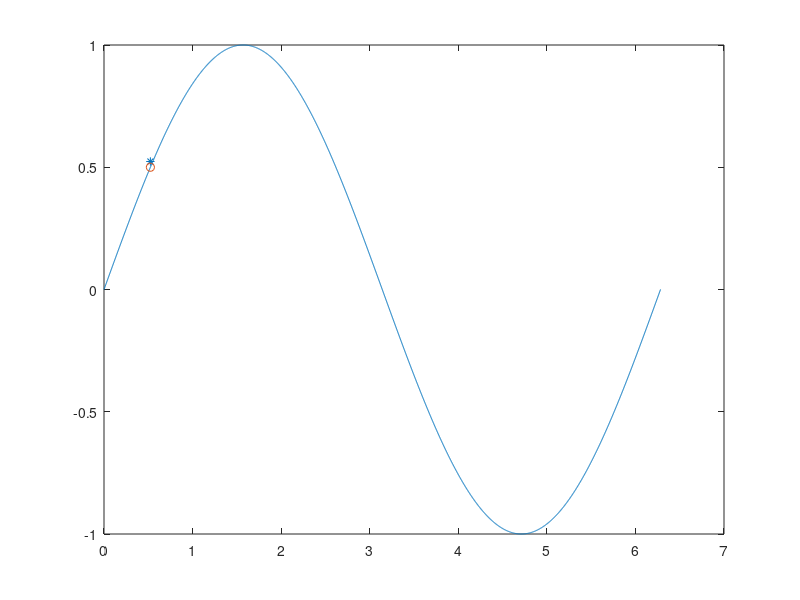

This figure's MATLAB source:
 clc
 clear
 close all
 th=0:pi/1200:2*pi;
 f=sin(th);

 plot(th,f);

 x=pi/6;
 f_star=f(1)+((x-th(1))/(th(2)-th(1)))*(f(2)-f(1));
 f_real=sin(pi/6);
 ff=(f_star-f_real)/f_real * 100;

 hold on
 scatter(pi/6,f_star,"*");
 scatter(pi/6,f_real,"o");